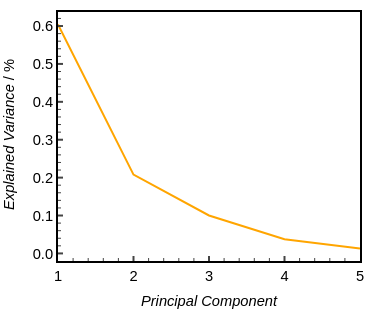

Notebook code for this chart:
### Code cell
a = dataframe = exp_variance_data
b = x_column_name = column1
c = y_column_name = column2
d = curve_label = filename
e = color = 'orange'
f = XAxis_Label = '<i> Principal Component </i>'
g = YAxis_Label = '<i> Explained Variance </i>/ %'
h = Filepath_for_saving = images_outdir + "explained_variance_VS_PCs" + ".html"

Plotly_Single_Dataframe(a, b, c, d, e, f, g, h)

# Old plot with Matplotlib

# a = x_data = exp_variance_data['Principal Component']
# b = y_data = exp_variance_data['Explained Variance']
# c = color = 'orange'
# d = XLims = None
# e = YLims = (0, 1.0)
# f = YScale = 'linear'
# g = XAxis_Label = 'Principle Components'
# h = YAxis_Label = 'Explained Variance'
# i = Filepath_for_saving = './ExplainedVariance_vs_PrincipleComponents'

# Matplotlib_SimplePlot(a, b, c, d, e, f, g, h, i)

### Figure 1 — Plotly figure (JSON) as saved in the notebook; plotly's stock layout.template omitted (floating-point values rounded to 4 significant figures)
{"data": [{"line": {"color": "orange", "dash": "solid", "width": 2}, "mode": "lines", "name": "explained_variance_VS_PCs", "type": "scatter", "x": [1, 2, 3, 4, 5], "y": [0.6042, 0.208, 0.1001, 0.03751, 0.01285]}], "layout": {"font": {"color": "black", "family": "Arial", "size": 14.67}, "height": 309, "legend": {"bgcolor": "rgba(255,255,255,0)", "font": {"size": 10.67}, "x": 1.02, "xanchor": "left", "y": 1, "yanchor": "top"}, "margin": {"autoexpand": false, "b": 48, "l": 58, "r": 12, "t": 12}, "paper_bgcolor": "white", "plot_bgcolor": "white", "showlegend": false, "title": {}, "width": 372, "xaxis": {"automargin": false, "gridcolor": "lightgrey", "gridwidth": 0.5, "linecolor": "black", "linewidth": 2, "minor": {"ticklen": 3, "ticks": "inside", "tickwidth": 1}, "mirror": true, "showgrid": false, "showline": true, "showticklabels": true, "tickfont": {"size": 14.67}, "ticklen": 5, "ticks": "inside", "tickwidth": 2, "title": {"font": {"size": 14.67}, "text": "<i> Principal Component </i>"}}, "yaxis": {"automargin": false, "gridcolor": "lightgrey", "gridwidth": 0.5, "linecolor": "black", "linewidth": 2, "minor": {"ticklen": 3, "ticks": "inside", "tickwidth": 1}, "mirror": true, "showgrid": false, "showline": true, "showticklabels": true, "tickfont": {"size": 14.67}, "tickformat": ".1f", "ticklen": 5, "ticks": "inside", "tickwidth": 2, "title": {"font": {"size": 14.67}, "text": "<i> Explained Variance </i>/ %"}}}}
